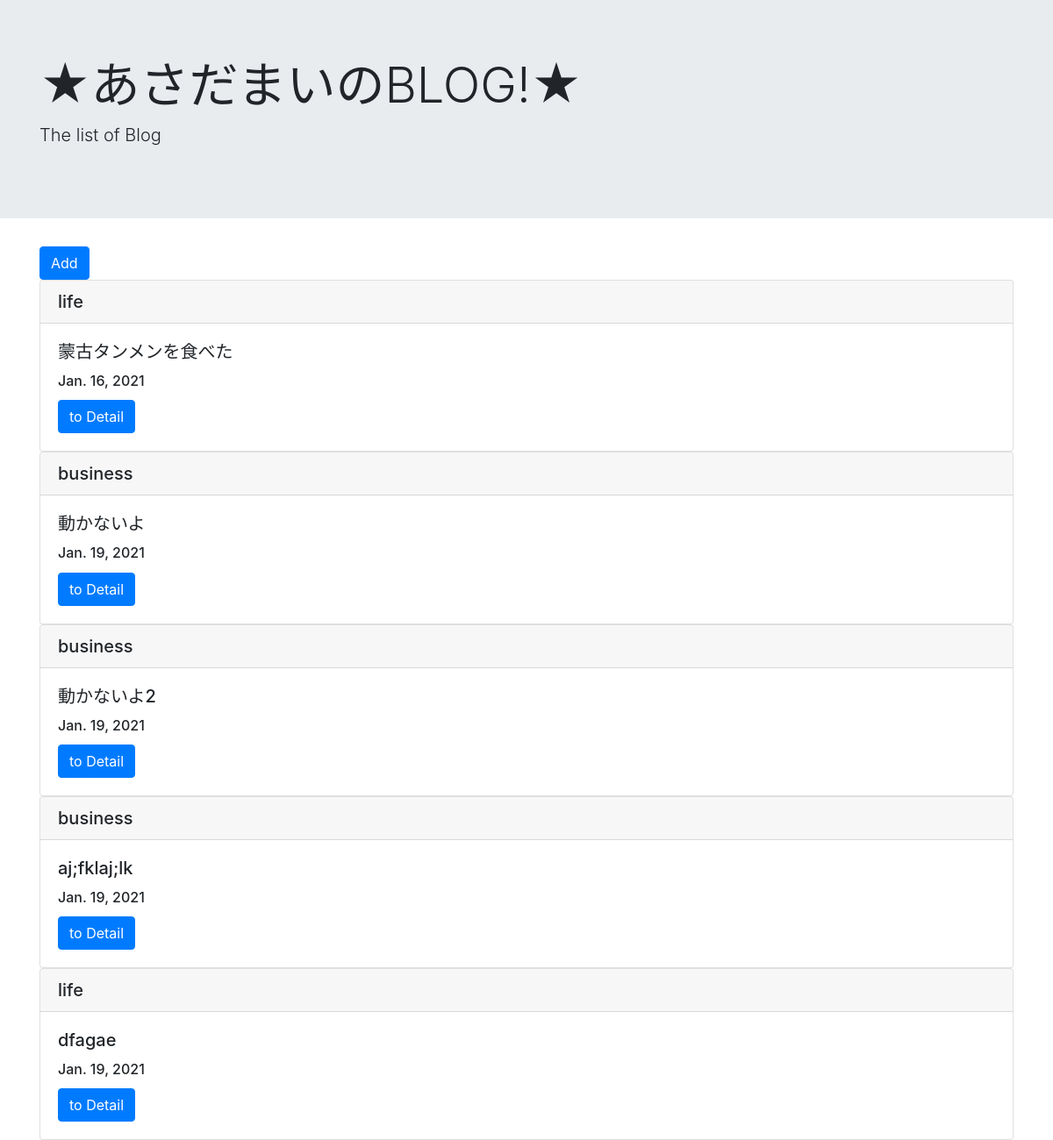
Page /list/ on the committed database.
### blogpost/models.py (models this page shows, shortened)
class BlogModel(models.Model):
    title = models.CharField(max_length = 100)
    content = models.TextField()
    postdate = models.DateField(auto_now_add=True)
    category = models.CharField(
        max_length=50,
        choices = CATEGORY
    )

### blogpost/views.py (the view)
# urls.py: path('list/', BlogList.as_view(), name = 'list'),
class BlogList(ListView):
    template_name = 'list.html'
    model = BlogModel

### templates/list.html
{% extends 'base.html' %}
{% block header %}
<div class="jumbotron jumbotron-fluid">
    <div class="container">
      <h1 class="display-4">★あさだまいのBLOG!★</h1>
      <p class="lead">The list of Blog</p>
    </div>
</div>
{% endblock header %}
{% block content %}
    <div class='container'>
    <a href = "{% url 'create'%}" class="btn btn-primary">Add</a>
    {% for item in object_list %}
    <div class="card">
        <h5 class="card-header">{{ item.category }}</h5>
        <div class="card-body">
            <h5 class="card-title">{{ item.title }}</h5>
            <h6 class="card-title">{{ item.postdate }}</h6>
            <a href="{% url 'detail' item.pk %}" class="btn btn-primary">to Detail</a>
        </div>
    </div>
    {% endfor %}
    </div>
{% endblock content %}

### templates/base.html (shortened to what this page needs)
<!doctype html>
<html lang="ja">
  <head>
    <link rel="stylesheet" href="https://stackpath.bootstrapcdn.com/bootstrap/4.5.0/css/bootstrap.min.css">
  </head>
  <body>
    {% block header %}
    {% endblock header %}
    {% block content %}
    {% endblock content %}
  </body>
</html>

### rows in the picture
BlogModel: category "life", title "蒙古タンメンを食べた", postdate "Jan. 16, 2021"
BlogModel: category "business", title "動かないよ", postdate "Jan. 19, 2021"
BlogModel: category "business", title "動かないよ2", postdate "Jan. 19, 2021"
BlogModel: category "business", title "aj;fklaj;lk", postdate "Jan. 19, 2021"
BlogModel: category "life", title "dfagae", postdate "Jan. 19, 2021"
